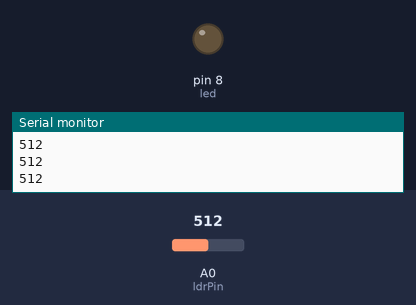
Recording of a sketch running on a simulated Arduino Uno, built with avr-gcc and run on an emulated ATmega328P. Parts: output pins drawn as LEDs (lit = HIGH), the last lines printed to the serial monitor. The test bench sets the inputs (shaded band); at power-on: A0 (ldrPin) = 512.

Above: at 1.2 s.
1.3 s: A0 (ldrPin) set to 262
2.8 s: A0 (ldrPin) set to 240
At 3.6 s:
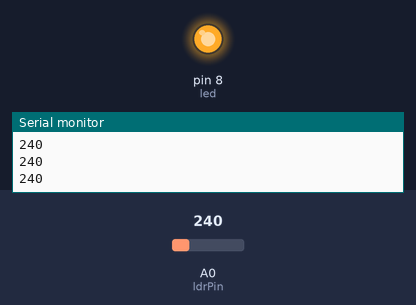
4.3 s: A0 (ldrPin) set to 260
At 4.9 s:
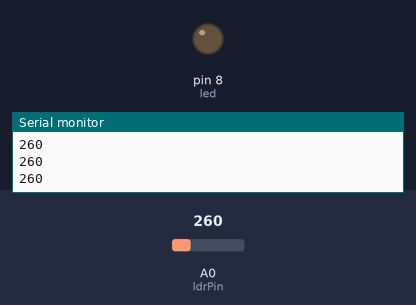
5.8 s: A0 (ldrPin) set to 122
At 7.0 s:
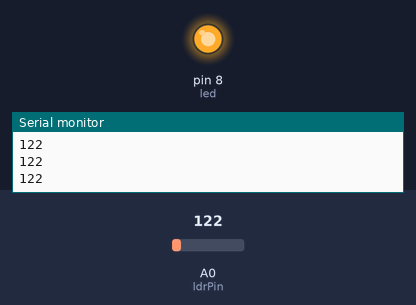
Timing chart, 0 to 8.3 s (numbered marks = the images above; inputs shaded):
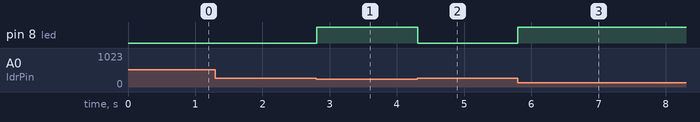

Measured:
- the behaviour switches between 251 and 250 on A0 (ldrPin) (found by bisection; images 0 and 1)
- after the input at 2.8 s, pin 8 (led): LOW → HIGH at once
- after the input at 4.3 s, pin 8 (led): HIGH → LOW at once
- after the input at 5.8 s, pin 8 (led): LOW → HIGH at once

The sketch:

LDR.ino
```cpp
const int led=8,ldrPin=A0;
int ldr_deger;
void setup() {
 pinMode(led,OUTPUT);
 pinMode(ldrPin,INPUT);
 Serial.begin(9600);
}

void loop() {
 ldr_deger=analogRead(ldrPin);
 if(ldr_deger<=250){
  digitalWrite(led,HIGH);
 }
 else{
  digitalWrite(led,LOW);
 }
 Serial.println(ldr_deger);
delayMicroseconds(500000);
}
```
